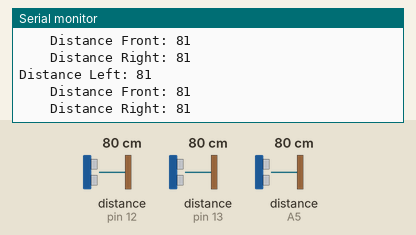
Simulated run of this sketch. Board: Arduino Uno, built with avr-gcc and run on an emulated ATmega328P. Shown: the last lines printed to the serial monitor. The inputs (shaded band) are chosen by the test bench; at power-on: distance to the obstacle (sensors on pin 12, pin 13, A5) 80 cm. The echo pulse lasts 58.3 µs per cm.

Above: at 2.7 s.
2.8 s: distance to the obstacle (sensor on pin 12) set to 2 cm
At 3.4 s:
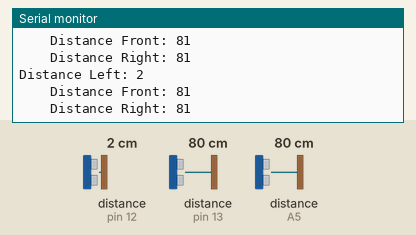
4.3 s: distance to the obstacle (sensor on pin 13) set to 2 cm
At 4.94 s:
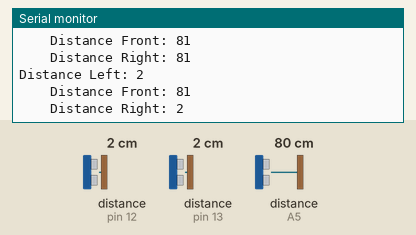
5.8 s: distance to the obstacle (sensor on A5) set to 2 cm
At 6.45 s:
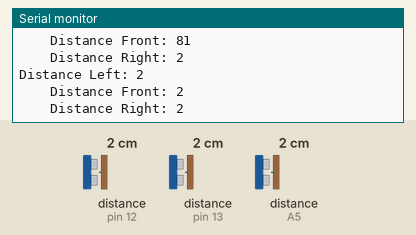
7.3 s: distance to the obstacle (sensor on pin 12) set to 4 cm
At 7.96 s:
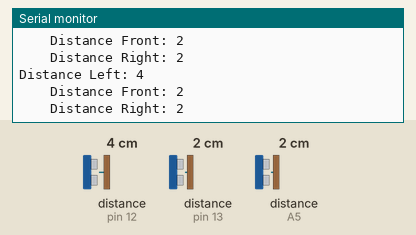
8.8 s: distance to the obstacle (sensor on pin 13) set to 4 cm
At 9.47 s:
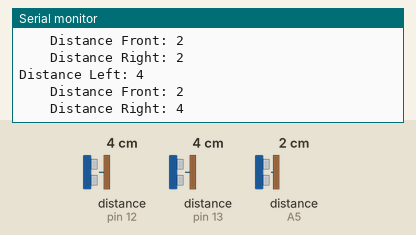
10.3 s: distance to the obstacle (sensor on A5) set to 4 cm
At 10.98 s:
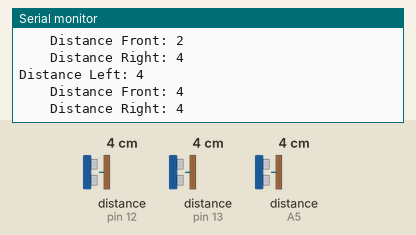
Timing chart, 0 to 12.8 s (numbered marks = the images above; inputs shaded):
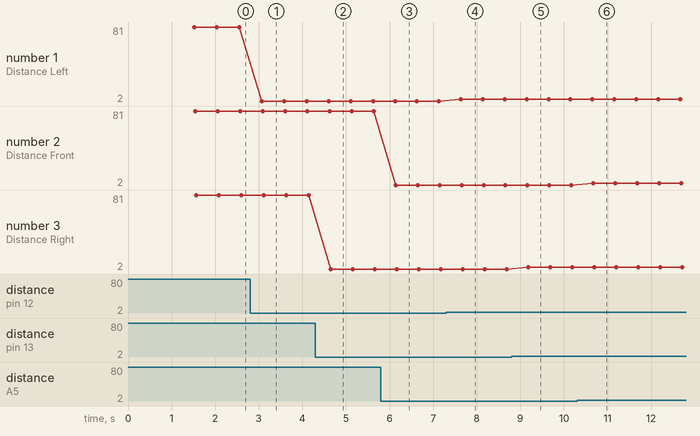

The sketch:

riad_sonar.ino
```cpp
#include<NewPing.h>

const int trigPin = A4;
const int echoPin_left = 12;
const int echoPin_front = A5;
const int echoPin_right = 13;       // left A3   front A4   right A5
int ab = 10;
// defines variables
//long duration_left;
//long duration_front;
long duration_right;

int distance_left;
int distance_front;
int distance_right;

int max_dis = 100;

NewPing sonar_left(trigPin , echoPin_left, max_dis);
NewPing sonar_right(trigPin, echoPin_right, max_dis);
NewPing sonar_front(trigPin, echoPin_front, max_dis);


void setup() {


  Serial.begin(9600);                     //setting serial monitor at a default baund rate of 9600
  delay(500);
  Serial.println("Started !!");
  delay(1000);
}

void loop() {

  distance_left = sonar_left.ping_cm();
  distance_right = sonar_right.ping_cm();
  distance_front = sonar_front.ping_cm();

//  digitalWrite(trigPin, LOW);
//  delayMicroseconds(2);
//  // Sets the trigPin on HIGH state for 10 micro seconds
//  digitalWrite(trigPin, HIGH);
//  delayMicroseconds(10);
//  digitalWrite(trigPin, LOW);
//  delayMicroseconds(2);
//  // Reads the echoPin, returns the sound wave travel time in microseconds
//
//  duration_right = pulseIn(echoPin_right, HIGH, 7000);
//  distance_right= duration_right*0.017;

  Serial.print("\nDistance Left: ");
  Serial.println(distance_left);
  Serial.print("    Distance Front: ");
  Serial.println(distance_front);
  Serial.print("    Distance Right: ");
  Serial.println(distance_right);

  delay(500);
}
```

Measured:
- after the input at 2.8 s, the serial monitor: prints a new line after 0.27 s (image 1)
- after the input at 4.3 s, the serial monitor: prints a new line after 0.35 s (image 2)
- after the input at 5.8 s, the serial monitor: prints a new line after 0.34 s (image 3)
- after the input at 7.3 s, the serial monitor: prints a new line after 0.33 s (image 4)
- after the input at 8.8 s, the serial monitor: prints a new line after 0.39 s (image 5)
- after the input at 10.3 s, the serial monitor: prints a new line after 0.37 s (image 6)
- plotted number 1: 81 → 2 after the input at 2.8 s, 2 → 4 after the input at 7.3 s
